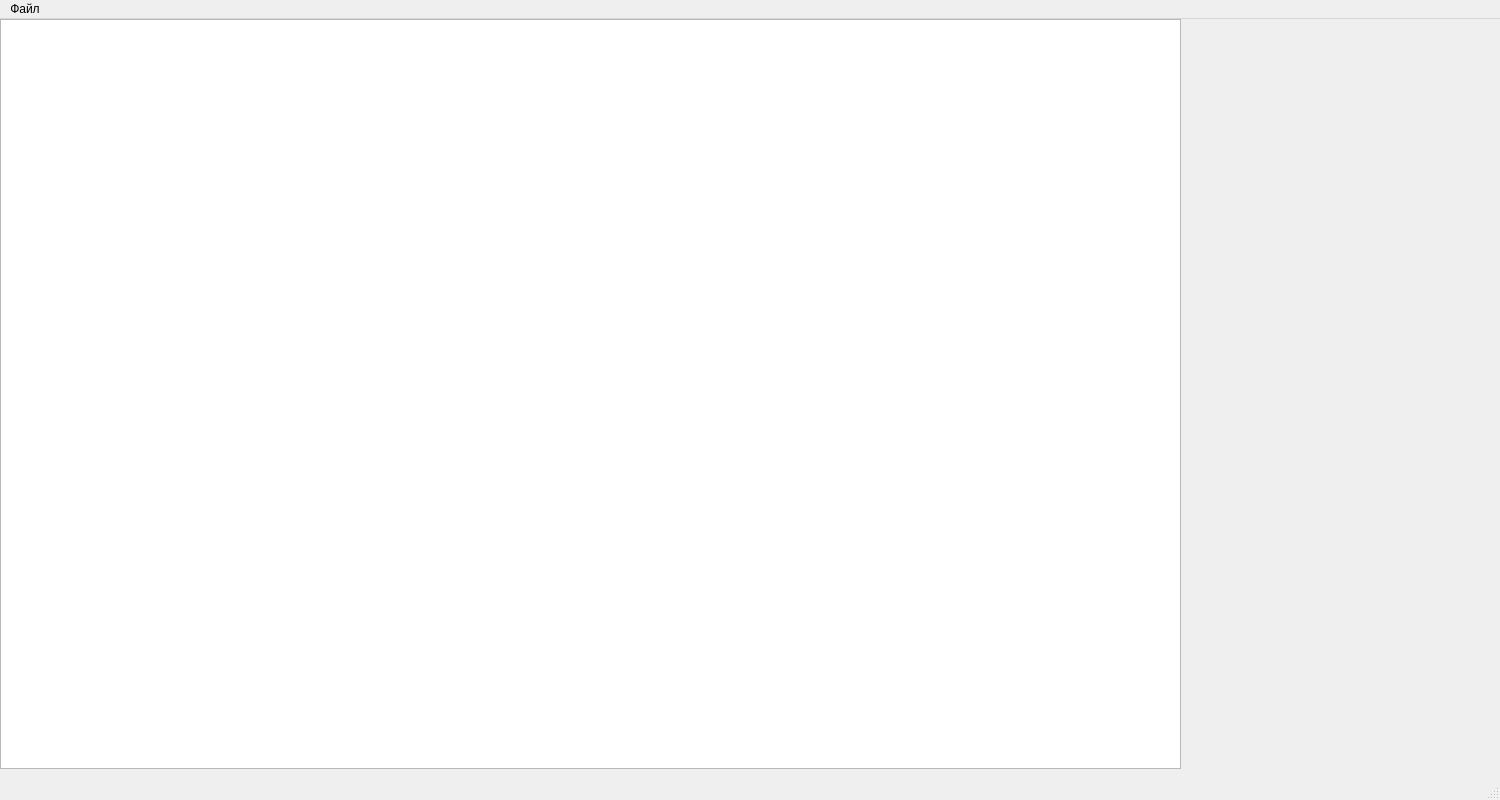
<?xml version="1.0" encoding="UTF-8"?>
<ui version="4.0">
 <class>MainWindow</class>
 <widget class="QMainWindow" name="MainWindow">
  <property name="geometry">
   <rect>
    <x>0</x>
    <y>0</y>
    <width>1500</width>
    <height>800</height>
   </rect>
  </property>
  <property name="windowTitle">
   <string>Составитель отчёта</string>
  </property>
  <widget class="QWidget" name="centralwidget">
   <widget class="QTableWidget" name="view_table">
    <property name="geometry">
     <rect>
      <x>0</x>
      <y>0</y>
      <width>1181</width>
      <height>750</height>
     </rect>
    </property>
   </widget>
  </widget>
  <widget class="QMenuBar" name="menubar">
   <property name="geometry">
    <rect>
     <x>0</x>
     <y>0</y>
     <width>1500</width>
     <height>23</height>
    </rect>
   </property>
   <widget class="QMenu" name="menu">
    <property name="title">
     <string>Файл</string>
    </property>
    <addaction name="choose_file_action"/>
    <addaction name="save_action"/>
   </widget>
   <addaction name="menu"/>
  </widget>
  <widget class="QStatusBar" name="statusbar"/>
  <action name="choose_file_action">
   <property name="text">
    <string>Выбрать(Ctrl+C)</string>
   </property>
  </action>
  <action name="save_action">
   <property name="text">
    <string>Сохранить(Ctrl+S)</string>
   </property>
  </action>
 </widget>
 <resources/>
 <connections/>
</ui>
